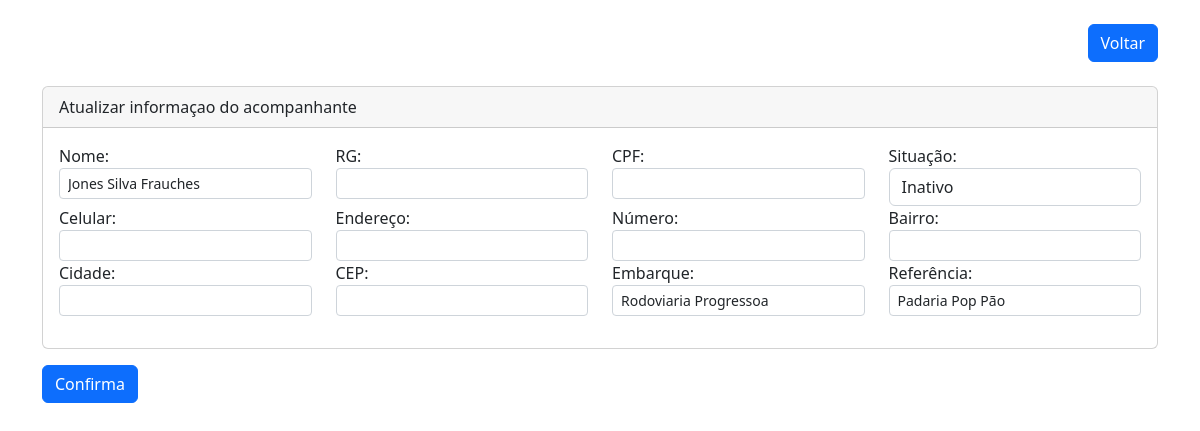
Screenshot of /App/views/user/AcompanhanteView/editarAcompanhante.php?id=3 with the database file from the repository.
### tables this page shows
CREATE TABLE IF NOT EXISTS `acompanhantes` (
  `id` int NOT NULL AUTO_INCREMENT,
  `nome` varchar(200) NOT NULL,
  `rg` varchar(20) NOT NULL,
  `cpf` varchar(20) NOT NULL,
  `endereco` varchar(200) NOT NULL,
  `numero` varchar(5) NOT NULL,
  `bairro` varchar(60) NOT NULL,
  `cidade` varchar(60) NOT NULL,
  `cep` varchar(10) NOT NULL,
  `embarque` varchar(200) NOT NULL,
  `referencia` varchar(200) DEFAULT NULL,
  `id_situacao` int NOT NULL,
  `celular` varchar(15) NOT NULL,
  `created` datetime NOT NULL,
  `modified` datetime DEFAULT NULL,
  PRIMARY KEY (`id`),
  KEY `id_situacao` (`id_situacao`)
);

### App/dao/AcompanhanteDAO.php (called while the page is built, shortened)
<?php
require_once(__DIR__ . "/../config/conexao.php");
class AcompanhanteDAO
{
    protected $conexao;
    public function __construct()
    {
        $this->conexao = new Banco();
    }
    public function localizarAcompanhante($id)
    {
        try {
            $stmt = $this->conexao->getConexao()->prepare("SELECT a.*, s.nome_situacao
                                                           FROM acompanhantes a
                                                           INNER JOIN situacoes s ON a.id_situacao = s.id
                                                           WHERE a.id = ?");
            $stmt->bind_param("i", $id);
            $stmt->execute();
            $result = $stmt->get_result();
            if ($result && $result->num_rows > 0) {
                return $result->fetch_assoc();
            } else {
                return null;
            }
        } catch (Exception $e) {
            echo "Erro ao buscar paciente por ID: " . $e->getMessage();
            return null;
        }
    }
}
?>

### App/config/conexao.php (called while the page is built, shortened)
<?php
class Banco
{
    protected $mysqli;
    private function conexao($servidor, $usuario, $senha, $banco)
    {
        try {
            $this->mysqli = new mysqli($servidor, $usuario, $senha, $banco);
        } catch (Exception $e) {
            die($e->getMessage());
        }
    }
    public function getConexao()
    {
        return $this->mysqli;
    }
}
?>

### App/models/AcompanhanteModel.php (called while the page is built, shortened)
<?php
require_once(__DIR__ . "/../dao/AcompanhanteDAO.php");
class Acompanhante extends Banco
{
    private $acompanhanteDAO;
    public function __construct()
    {
        $this->acompanhanteDAO = new AcompanhanteDAO();
    }
    public function pesquisaAcompanhante($id)
    {
        return $this->acompanhanteDAO->localizarAcompanhante($id);
    }
}

### App/controllers/Acompanhante/AcompanhanteEditarController.php (called while the page is built, shortened)
<?php
require_once (__DIR__ ."/../../models/AcompanhanteModel.php");
class editarAcompanhante
{
    private $editar;
    private $nome;
    private $rg;
    private $cpf;
    private $celular;
    private $endereco;
    private $numero;
    private $bairro;
    private $cidade;
    private $cep;
    private $embarque;
    private $referencia;
    private $id_situacao;
    public function __construct($id)
    {
        $this->editar = new Acompanhante();
        $this->criarFormulario($id);
    }
    public function criarFormulario($id)
    {
        $row = $this->editar->pesquisaAcompanhante($id);
        if ($row) {
            $this->nome = $row['nome'];
            $this->rg = $row['rg'];
            $this->cpf = $row['cpf'];
            $this->celular = $row['celular'];
            $this->endereco = $row['endereco'];
            $this->numero = $row['numero'];
            $this->bairro = $row['bairro'];
            $this->cidade = $row['cidade'];
            $this->cep = $row['cep'];
            $this->embarque = $row['embarque'];
            $this->referencia = $row['referencia'];
            $this->id_situacao = $row['id_situacao'];
        }
    }
    public function getNome()
    {
        return $this->nome;
    }
    public function getRg()
    {
        return $this->rg;
    }
    public function getCpf()
    {
        return $this->cpf;
    }
    public function getCelular()
    {
        return $this->celular;
    }
    public function getEndereco()
    {
        return $this->endereco;
    }
    public function getNumero()
    {
        return $this->numero;
    }
    public function getBairro()
    {
        return $this->bairro;
    }
    public function getCidade()
    {
        return $this->cidade;
    }
    public function getCep()
    {
        return $this->cep;
    }
    public function getEmbarque()
    {
        return $this->embarque;
    }
    public function getReferencia()
    {
        return $this->referencia;
    }
    public function getIdSituacao()
    {
        return $this->id_situacao;
    }
}
$id = filter_input(INPUT_GET,'id');
     $editaAcompanhante = new editarAcompanhante($id);
?>

### App/controllers/Situacao/SituacaoListarController.php (called while the page is built)
<?php
require_once (__DIR__ ."/../../models/SituacaoModel.php");
class listarSituacao
{    private $listar;
    public function __construct()
    {
        $this->listar = new Situacao();
        $this->listarTodos();
    }
    public function listarTodos()
    {
        return $this->listar->listarSituacoes();
    }
}

### App/models/SituacaoModel.php (called while the page is built, shortened)
<?php
require_once (__DIR__ ."/../dao/SituacaoDAO.php");
class Situacao extends Banco
{
    private $situacaoDAO;
    public function __construct()
    {
        $this->situacaoDAO= new SituacaoDAO();
    }
    public function listarSituacoes(){
        return $this->situacaoDAO->getSituacao();
    }
}
?>

### App/dao/SituacaoDAO.php (called while the page is built)
<?php
require_once(__DIR__ . "/../config/conexao.php");
class SituacaoDAO
{
    protected $conexao;
    public function __construct()
    {
        $this->conexao = new Banco();
    }
    public function getSituacao()
    {
        try {
            $stmt = $this->conexao->getConexao()->prepare("SELECT * FROM situacoes");
            $situacao = [];
            $stmt->execute();
            $result = $stmt->get_result();
            while ($row = $result->fetch_array(MYSQLI_ASSOC)) {
                $situacao[] = $row;
            }
            return $situacao;
        } catch (Exception $e) {
            echo "Erro ao listar situações: " . $e->getMessage();
            return [];
        }
    }
}
?>

### App/views/user/AcompanhanteView/editarAcompanhante.php (the view, shortened to what this page needs)
<?php
require_once("../../../controllers/Acompanhante/AcompanhanteEditarController.php");
require_once("../../../controllers/Situacao/SituacaoListarController.php");
$controllerSituacao = new listarSituacao();
$rowSituacao = $controllerSituacao->listarTodos();
$optionsSituacaoHtml = "";
foreach ($rowSituacao as $situacao) {
    $selected = ($editaAcompanhante->getIdSituacao() == $situacao['id']) ? 'selected' : '';
    $optionsSituacaoHtml .= '<option value="' . $situacao['id'] . '" ' . $selected . '>' . $situacao['nome_situacao'] . '</option>';
}
?>
<!DOCTYPE html>
<html lang="en">
<head>
    <link rel="stylesheet" href="https://cdn.jsdelivr.net/npm/bootstrap@5.2.2/dist/css/bootstrap.min.css"
>
</head>
<body>
<div class="container">
    <header class="d-flex justify-content-between- my-4">
        <div class="ms-auto">
            <a href="indexAcompanhante.php" class="btn btn-primary">Voltar</a>
        </div>
    </header>
    <form action=" " method="post" enctype="multipart/form-data">
        <div class="card">
            <div class="card-header">Atualizar informaçao do acompanhante</div>
            <div class="card-body">
                <div class="row mb-3">
                    <div class="col-md-3">
                        <label>Nome:</label>
                        <input type="text" class="form-control form-control-sm" name="nome"
                               value="<?php echo !empty($editaAcompanhante->getNome()) ? $editaAcompanhante->getNome() : ''; ?>">
                    </div>
                    <div class="col-md-3">
                        <label>RG:</label>
                        <input type="text" class="form-control form-control-sm" name="rg"
                               value="<?php echo !empty($editaAcompanhante->getRg()) ? $editaAcompanhante->getRg() : ''; ?>">
                    </div>
                    <div class="col-md-3">
                        <label>CPF:</label>
                        <input type="text" class="form-control form-control-sm" name="cpf"
                               value="<?php echo !empty($editaAcompanhante->getCpf()) ? $editaAcompanhante->getCpf() : ''; ?>">
                    </div>
                    <div class="col-md-3">
                        <label>Situação:</label>
                        <select class="form-control" name="id_situacao">
                            <?php echo $optionsSituacaoHtml ?>
                        </select>
                    </div>
                    <div class="col-md-3">
                        <label>Celular:</label>
                        <input type="text" class="form-control form-control-sm" name="celular"
                               value="<?php echo !empty($editaAcompanhante->getCelular()) ? $editaAcompanhante->getCelular() : ''; ?>">
                    </div>
                    <div class="col-md-3">
                        <label>Endereço:</label>
                        <input type="text" class="form-control form-control-sm" name="endereco"
                               value="<?php echo !empty($editaAcompanhante->getEndereco()) ? $editaAcompanhante->getEndereco() : ''; ?>">
                    </div>
                    <div class="col-md-3">
                        <label>Número:</label>
                        <input type="text" class="form-control form-control-sm" name="numero"
                               value="<?php echo !empty($editaAcompanhante->getNumero()) ? $editaAcompanhante->getNumero() : ''; ?>">
                    </div>
                    <div class="col-md-3">
                        <label>Bairro:</label>
                        <input type="text" class="form-control form-control-sm" name="bairro"
                               value="<?php echo !empty($editaAcompanhante->getBairro()) ? $editaAcompanhante->getBairro() : ''; ?>">
                    </div>
                    <div class="col-md-3">
                        <label>Cidade:</label>
                        <input type="text" class="form-control form-control-sm" name="cidade"
                               value="<?php echo !empty($editaAcompanhante->getCidade()) ? $editaAcompanhante->getCidade() : ''; ?>">
                    </div>
                    <div class="col-md-3">
                        <label>CEP:</label>
                        <input type="text" class="form-control form-control-sm" name="cep"
                               value="<?php echo !empty($editaAcompanhante->getCep()) ? $editaAcompanhante->getCep() : ''; ?>">
                    </div>
                    <div class="col-md-3">
                        <label>Embarque:</label>
                        <input type="text" class="form-control form-control-sm" name="embarque"
                               value="<?php echo !empty($editaAcompanhante->getEmbarque()) ? $editaAcompanhante->getEmbarque() : ''; ?>">
                    </div>
                    <div class="col-md-3">
                        <label>Referência:</label>
                        <input type="text" class="form-control form-control-sm" name="referencia"
                               value="<?php echo !empty($editaAcompanhante->getReferencia()) ? $editaAcompanhante->getReferencia() : ''; ?>">
                    </div>
                </div>
            </div>
        </div>
        <div class="mt-3">
            <button type="submit" class="btn btn-primary" id="$editaAcompanhante" name="submit"
                    value="$editaAcompanhante">
                Confirma
            </button>
        </div>
    </form>
</div>
</body>
</html>

### rows the page displays
acompanhantes: nome "Jones Silva Frauches", embarque "Rodoviaria Progressoa", referencia "Padaria Pop Pão"

### other values shown
form field id_situacao "Inativo"
